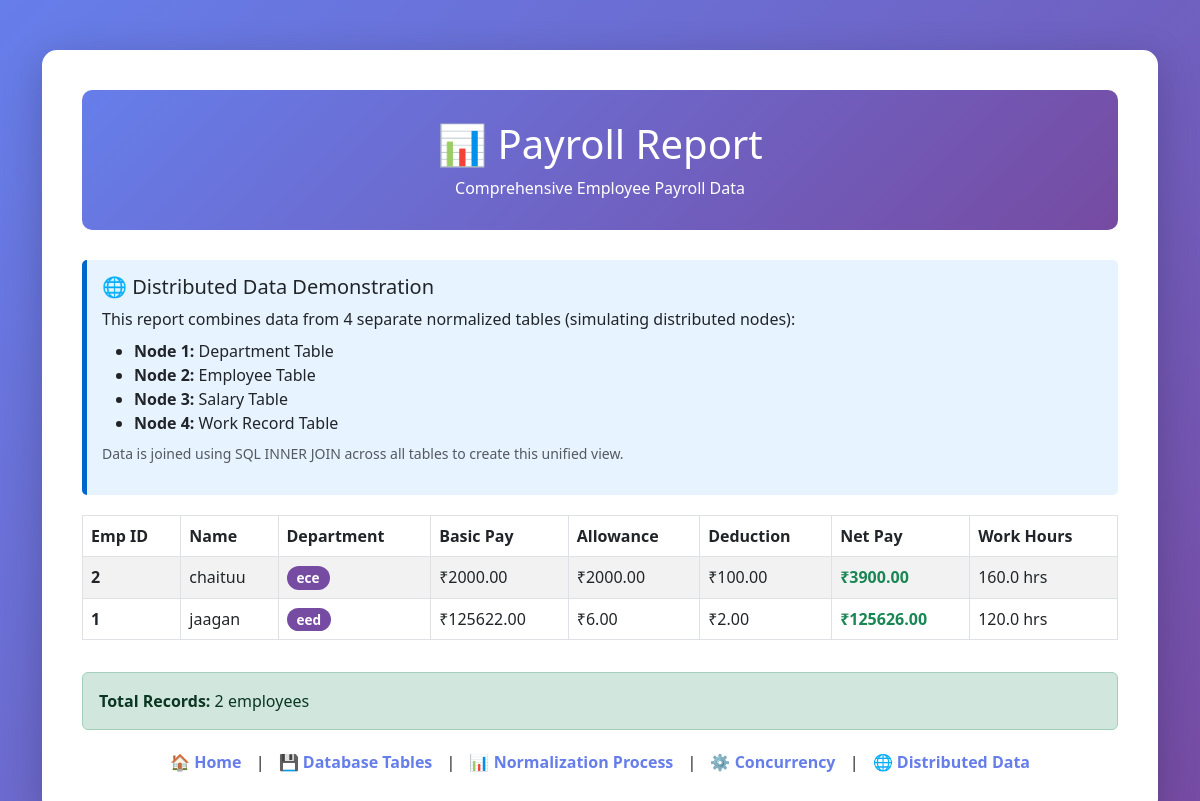
Screenshot of /report with the database file from the repository.
### tables this page shows
CREATE TABLE salary (
                sal_id INTEGER PRIMARY KEY AUTOINCREMENT,
                emp_id INTEGER NOT NULL,
                basic_pay REAL NOT NULL,
                allowance REAL NOT NULL,
                deduction REAL NOT NULL,
                FOREIGN KEY (emp_id) REFERENCES employee(emp_id)
            );

CREATE TABLE employee (
                emp_id INTEGER PRIMARY KEY AUTOINCREMENT,
                emp_name TEXT NOT NULL,
                dept_id INTEGER NOT NULL,
                FOREIGN KEY (dept_id) REFERENCES department(dept_id)
            );

CREATE TABLE department (
                dept_id INTEGER PRIMARY KEY AUTOINCREMENT,
                dept_name TEXT UNIQUE NOT NULL
            );

CREATE TABLE work_record (
                record_id INTEGER PRIMARY KEY AUTOINCREMENT,
                emp_id INTEGER NOT NULL,
                work_hours REAL NOT NULL,
                FOREIGN KEY (emp_id) REFERENCES employee(emp_id)
            );

### main.py (the view)
@app.route('/report')
def report():
    with get_db_connection() as conn:
        cursor = conn.cursor()
        query = '''
            SELECT
                e.emp_id,
                e.emp_name,
                d.dept_name,
                s.basic_pay,
                s.allowance,
                s.deduction,
                (s.basic_pay + s.allowance - s.deduction) as net_pay,
                w.work_hours
            FROM employee e
            INNER JOIN department d ON e.dept_id = d.dept_id
            INNER JOIN salary s ON e.emp_id = s.emp_id
            INNER JOIN work_record w ON e.emp_id = w.emp_id
            ORDER BY e.emp_id DESC
        '''
        cursor.execute(query)
        payroll_data = cursor.fetchall()
    return render_template('report.html', payroll_data=payroll_data)

### main.py (called while the page is built)
@contextmanager
def get_db_connection(db_name=DATABASE):
    conn = sqlite3.connect(db_name, check_same_thread=False, isolation_level='DEFERRED')
    conn.row_factory = sqlite3.Row
    conn.execute('PRAGMA journal_mode=WAL')
    try:
        yield conn
    finally:
        conn.close()

### templates/report.html (shortened to what this page needs)
<!DOCTYPE html>
<html lang="en">
<head>
    <link href="https://cdn.jsdelivr.net/npm/bootstrap@5.3.0/dist/css/bootstrap.min.css" rel="stylesheet">
</head>
<body>
    <div class="container">
        <div class="main-container">
            <div class="page-header">
                <h1>📊 Payroll Report</h1>
                <p class="mb-0">Comprehensive Employee Payroll Data</p>
            </div>
            <div class="distributed-info">
                <h5>🌐 Distributed Data Demonstration</h5>
                <p class="mb-0">This report combines data from 4 separate normalized tables (simulating distributed nodes):</p>
                <ul class="mb-0 mt-2">
                    <li><strong>Node 1:</strong> Department Table</li>
                    <li><strong>Node 2:</strong> Employee Table</li>
                    <li><strong>Node 3:</strong> Salary Table</li>
                    <li><strong>Node 4:</strong> Work Record Table</li>
                </ul>
                <p class="mt-2 small text-muted">Data is joined using SQL INNER JOIN across all tables to create this unified view.</p>
            </div>
            {% if payroll_data %}
            <div class="table-container">
                <table class="table table-striped table-bordered">
                    <thead>
                        <tr>
                            <th>Emp ID</th>
                            <th>Name</th>
                            <th>Department</th>
                            <th>Basic Pay</th>
                            <th>Allowance</th>
                            <th>Deduction</th>
                            <th>Net Pay</th>
                            <th>Work Hours</th>
                        </tr>
                    </thead>
                    <tbody>
                        {% for record in payroll_data %}
                        <tr>
                            <td><strong>{{ record.emp_id }}</strong></td>
                            <td>{{ record.emp_name }}</td>
                            <td><span class="badge badge-dept text-white">{{ record.dept_name }}</span></td>
                            <td>₹{{ "%.2f"|format(record.basic_pay) }}</td>
                            <td>₹{{ "%.2f"|format(record.allowance) }}</td>
                            <td>₹{{ "%.2f"|format(record.deduction) }}</td>
                            <td><strong class="text-success">₹{{ "%.2f"|format(record.net_pay) }}</strong></td>
                            <td>{{ "%.1f"|format(record.work_hours) }} hrs</td>
                        </tr>
                        {% endfor %}
                    </tbody>
                </table>
            </div>
            <div class="alert alert-success mt-3">
                <strong>Total Records:</strong> {{ payroll_data|length }} employees
            </div>
            {% else %}
            <div class="empty-state">
                <h3>📭 No Payroll Data Yet</h3>
                <p>Add employee data using the form to see the report.</p>
                <a href="/" class="btn btn-primary">Add Employee Data</a>
            </div>
            {% endif %}
            <div class="nav-links">
                <a href="/">🏠 Home</a> |
                <a href="/database-tables">💾 Database Tables</a> |
                <a href="/normalized">📊 Normalization Process</a> |
                <a href="/simulate-concurrency">⚙️ Concurrency</a> |
                <a href="/distributed-demo">🌐 Distributed Data</a>
            </div>
        </div>
    </div>
</body>
</html>

### templates/report.html (style rules this page uses)
body { background: linear-gradient(135deg, #667eea 0%, #764ba2 100%); min-height: 100vh; padding: 20px 0; }
.main-container { background: white; border-radius: 15px; box-shadow: 0 10px 40px rgba(0,0,0,0.2); padding: 40px; margin-top: 30px; }
.page-header { background: linear-gradient(135deg, #667eea 0%, #764ba2 100%); color: white; padding: 30px; border-radius: 10px; margin-bottom: 30px; text-align: center; }
.table-container { overflow-x: auto; margin-top: 20px; }
.table thead { background: #667eea; color: white; }
.badge-dept { background: #764ba2; padding: 5px 10px; border-radius: 15px; font-size: 0.85em; }
.distributed-info { background: #e7f3ff; border-left: 5px solid #0066cc; padding: 15px; border-radius: 5px; margin-bottom: 20px; }
.nav-links { margin-top: 20px; text-align: center; }
.nav-links a { margin: 0 10px; color: #667eea; text-decoration: none; font-weight: 600; }

### rows the page displays
salary: emp_id "2", emp_name "chaituu", dept_name "ece", basic_pay "2000.00", allowance "2000.00", deduction "100.00", net_pay "3900.00"
work_record: work_hours "160.0"
salary: emp_id "1", emp_name "jaagan", dept_name "eed", basic_pay "125622.00", allowance "6.00", deduction "2.00", net_pay "125626.00"
work_record: work_hours "120.0"

### other values shown
{{ payroll_data|length }} "2"
